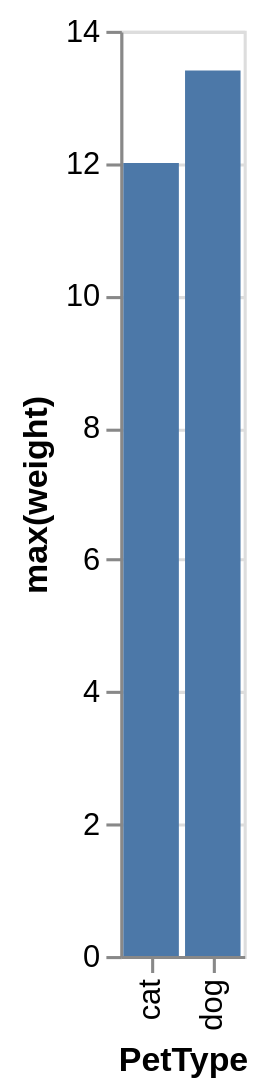

Write a Vega-Lite specification for this figure.
### Vega-Lite specification from a JSON file in a GitHub repository (floating-point values rounded to 4 significant figures)
{"data": {"values": [{"x_data": "cat", "y_data": 12}, {"x_data": "dog", "y_data": 13.4}]}, "mark": "bar", "encoding": {"x": {"field": "x_data", "type": "nominal", "title": "PetType", "sort": {"op": "sum", "field": "y_data", "order": "ascending"}}, "y": {"field": "y_data", "type": "quantitative", "title": "max(weight)"}}}
